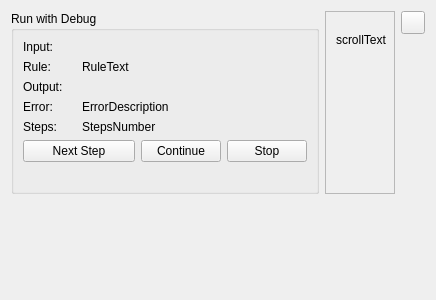
<?xml version="1.0" encoding="UTF-8"?>
<ui version="4.0">
 <class>DebugRunWidget</class>
 <widget class="QWidget" name="DebugRunWidget">
  <property name="geometry">
   <rect>
    <x>0</x>
    <y>0</y>
    <width>436</width>
    <height>300</height>
   </rect>
  </property>
  <property name="windowTitle">
   <string>Form</string>
  </property>
  <layout class="QGridLayout" name="gridLayout_2">
   <item row="0" column="0" rowspan="2">
    <widget class="QGroupBox" name="title">
     <property name="title">
      <string>Run with Debug</string>
     </property>
     <layout class="QGridLayout" name="gridLayout">
      <item row="1" column="1" colspan="3">
       <widget class="MarkovWordWidget" name="inputWidget" native="true"/>
      </item>
      <item row="3" column="1" colspan="3">
       <widget class="MarkovWordWidget" name="outputWidget" native="true"/>
      </item>
      <item row="7" column="0" colspan="4">
       <spacer name="horizontalSpacer">
        <property name="orientation">
         <enum>Qt::Horizontal</enum>
        </property>
        <property name="sizeHint" stdset="0">
         <size>
          <width>290</width>
          <height>20</height>
         </size>
        </property>
       </spacer>
      </item>
      <item row="2" column="0">
       <widget class="QLabel" name="rule">
        <property name="text">
         <string>Rule:</string>
        </property>
       </widget>
      </item>
      <item row="5" column="0">
       <widget class="QLabel" name="steps">
        <property name="text">
         <string>Steps:</string>
        </property>
       </widget>
      </item>
      <item row="1" column="0">
       <widget class="QLabel" name="input">
        <property name="text">
         <string>Input:</string>
        </property>
       </widget>
      </item>
      <item row="6" column="0" colspan="2">
       <widget class="QPushButton" name="nextButton">
        <property name="text">
         <string>Next Step</string>
        </property>
       </widget>
      </item>
      <item row="4" column="1" colspan="3">
       <widget class="QLabel" name="errorDescription">
        <property name="text">
         <string>ErrorDescription</string>
        </property>
       </widget>
      </item>
      <item row="6" column="2">
       <widget class="QPushButton" name="continueButton">
        <property name="text">
         <string>Continue</string>
        </property>
       </widget>
      </item>
      <item row="3" column="0">
       <widget class="QLabel" name="output">
        <property name="text">
         <string>Output:</string>
        </property>
       </widget>
      </item>
      <item row="6" column="3">
       <widget class="QPushButton" name="stopButton">
        <property name="text">
         <string>Stop</string>
        </property>
       </widget>
      </item>
      <item row="2" column="1" colspan="3">
       <widget class="QLabel" name="ruleText">
        <property name="text">
         <string>RuleText</string>
        </property>
       </widget>
      </item>
      <item row="5" column="1" colspan="2">
       <widget class="QLabel" name="stepsNumber">
        <property name="text">
         <string>StepsNumber</string>
        </property>
       </widget>
      </item>
      <item row="4" column="0">
       <widget class="QLabel" name="error">
        <property name="text">
         <string>Error:</string>
        </property>
       </widget>
      </item>
     </layout>
    </widget>
   </item>
   <item row="0" column="1" rowspan="3">
    <widget class="QScrollArea" name="scrollArea">
     <property name="widgetResizable">
      <bool>true</bool>
     </property>
     <widget class="QWidget" name="scroll">
      <property name="geometry">
       <rect>
        <x>0</x>
        <y>0</y>
        <width>85</width>
        <height>215</height>
       </rect>
      </property>
      <widget class="QLabel" name="scrollText">
       <property name="geometry">
        <rect>
         <x>10</x>
         <y>20</y>
         <width>53</width>
         <height>16</height>
        </rect>
       </property>
       <property name="text">
        <string>scrollText</string>
       </property>
      </widget>
     </widget>
    </widget>
   </item>
   <item row="0" column="2">
    <widget class="QToolButton" name="closeButton">
     <property name="icon">
      <iconset resource="../Resources.qrc">
       <normaloff>:/new/prefix1/close.png</normaloff>:/new/prefix1/close.png</iconset>
     </property>
    </widget>
   </item>
   <item row="1" column="2" rowspan="3">
    <spacer name="verticalSpacer_3">
     <property name="orientation">
      <enum>Qt::Vertical</enum>
     </property>
     <property name="sizeHint" stdset="0">
      <size>
       <width>20</width>
       <height>242</height>
      </size>
     </property>
    </spacer>
   </item>
   <item row="2" column="0" rowspan="2">
    <spacer name="verticalSpacer">
     <property name="orientation">
      <enum>Qt::Vertical</enum>
     </property>
     <property name="sizeHint" stdset="0">
      <size>
       <width>20</width>
       <height>58</height>
      </size>
     </property>
    </spacer>
   </item>
   <item row="3" column="1">
    <spacer name="verticalSpacer_2">
     <property name="orientation">
      <enum>Qt::Vertical</enum>
     </property>
     <property name="sizeHint" stdset="0">
      <size>
       <width>20</width>
       <height>51</height>
      </size>
     </property>
    </spacer>
   </item>
  </layout>
 </widget>
 <customwidgets>
  <customwidget>
   <class>MarkovWordWidget</class>
   <extends>QWidget</extends>
   <header>MarkovWordWidget.h</header>
   <container>1</container>
  </customwidget>
 </customwidgets>
 <resources>
  <include location="../Resources.qrc"/>
 </resources>
 <connections/>
</ui>
